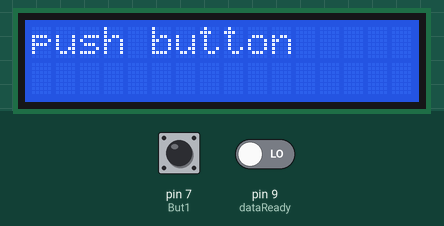
Bench run of a sketch on a simulated Arduino Uno, built with avr-gcc and run on an emulated ATmega328P. Shown: 16×2 character LCD. The test bench sets the inputs (shaded band); at power-on: pin 7 (But1) HIGH, pin 9 (dataReady) LOW.

Above: at 1.5 s.
1.6 s: pin 7 (But1) pulled LOW for 0.15 s
At 1.9 s:
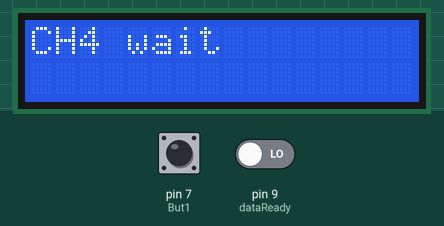
3.2 s: pin 9 (dataReady) driven HIGH
6.2 s: pin 9 (dataReady) driven LOW
7.7 s: pin 9 (dataReady) driven HIGH
At 11.4 s:
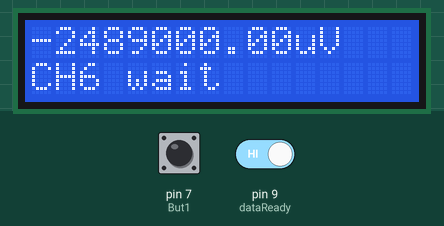
Timing chart, 0 to 11.7 s (numbered marks = the images above; inputs shaded):
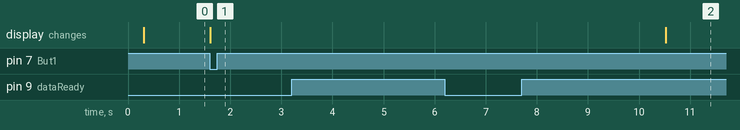

Measured:
- after the input at 1.6 s, the display: changes at once (image 1)
- after the input at 3.2 s, every drawn part: stays the same
- after the input at 6.2 s, every drawn part: stays the same
- after the input at 7.7 s, the display: changes after 2.8 s (image 2)

The sketch:

AD7714_for_arduino_UNO.ino
```cpp
/* Hardware Connections AD7714<--> Arduino UNO , AD780
AD7714 PIN1 (SCLK) <----> Arduino UNO 13(D13)
AD7714 PIN2 (MCLK_IN) <---
                         |
                        1MHz
                         |
AD7714 PIN3 (MCLK_OUT) <--
AD7714 PIN4 (POL) <----> 3.3V
AD7714 PIN5 (SYNC) <----> 3.3V
AD7714 PIN6 (RESET) <----> Arduino UNO Digital 8(D8)
AD7714 PIN7 (AIN1) <----> (Thermo couple)
AD7714 PIN8 (AIN2) <----> (Thermo couple)
AD7714 PIN9 (AIN3) <----> (Thermo couple)
AD7714 PIN10 (AIN4) <----> (Thermo couple)
AD7714 PIN11 (STANDBY) <-----> 3.3V
                          |
AD7714 PIN12 (AVDD) <-----|
                          |
                         0.1uF
                          |
                         GND
AD7714 PIN13 (BUFFER) <----> AD7714 PIN14 (REFIN(-)) <----> GND
                        |        |
                      0.1uF    10uF
                        |        |
AD7714 PIN15 (REFIN(+)) <-----------------> AD780 PIN6 (VOUT)
AD7714 PIN16 (AIN5) <----> (Thermo couple)
AD7714 PIN17 (AIN6) <----> (Thermo couple)
AD7714 PIN18 (AGND) <----> GND
AD7714 PIN19 (CS) <----> Arduino UNO Digital 10(D10)
AD7714 PIN20 (DRDY) <----> Arduino UNO Digital 9(D9)
AD7714 PIN21 (DOUT) <----> Arduino UNO Digital 12(D12)
AD7714 PIN22 (DIN) <----> Arduino UNO Digital 11(D11)
AD7714 PIN23 (DVDD) <----> 3.3V
                      |
                     0.1uF
                      |
AD7714 PIN24 (DGND) <----> GND

Arduino Digital 7 <-----> SW
Arduino Digital 8 <-----> AD7714 PIN 6 (RESET)
Arduino Digital 9 <-----> AD7714 PIN 20 (DRDY) : logic input of the AD7714
Arduino Digital 10 <-----> AD7714 PIN 19 (CS) : chip select SPI
Arduino Digital 11 <-----> AD7714 PIN 22 (DIN) : serial data input, MOSI SPI Arduino
Arduino Digital 12 <-----> AD7714 PIN 21 (DOUT) : serial data output, MISO SPI Arduino
Arduino Digital 13 <-----> AD7714 PIN 1 (SCLK) : external clock SPI Arduino
Arduino Digital SDA <-----> 1602 I2C PIN 3 (SDA)
Arduino Digital SCL <-----> 1602 I2C PIN 4 (SCL)
3.3V <-----> AD7714,74HC14,ADM3202
5V <-----> AD780, 1602 I2C
*/


#include <SPI.h>
#include "AD7714_arduinoUNO.h"
#include <LiquidCrystal_I2C.h>
LiquidCrystal_I2C lcd(0x27,16,2); // set the LCD address to 0x27 for a 16 chars and 2 line display

// define channels AD7714
#define CH0 0x00 // Pseudo Differential AIN1 - AIN6
#define CH1 0x01 // Pseudo Differential AIN2 - AIN6
#define CH2 0x02 // Pseudo Differential AIN3 - AIN6
#define CH3 0x03 // Pseudo Differential AIN4 - AIN6
#define CH4 0x04 // Fully Differential AIN1 - AIN2
#define CH5 0x05 // Fully Differential AIN3 - AIN4
#define CH6 0x06 // Fully Differential AIN5 - AIN6
#define CH7 0x07 // Test Mode AIN6 - AIN6

#define CRr 0x08 //Controll Register read mode mask

// Gain
byte Gain1=0; // Data Register
/* 0 -> x1
   1 -> x2
   2 -> x4
   3 -> x8
   4 -> x16
   5 -> x32
   6 -> x64
   7 -> x128
 */

//bipolar or unipolar  FHreg: B/U W/L BST ZERO    FS11 FS10 FS9 FS8
byte Bip=0x20;
byte Unip=0xa0;
byte ADpolar=0;

// constants and variables:
const int dataReady = 9; //pin number as DRDY
//const int DataRead = 7; //pin number as a hard switch for the data read
const int CS = 10;  //pin number as Chip select
const int RESET = 8;  //pin number Reset
const int But1 = 7;  //pin number for the button1

byte ain;  //input pin
/* CH0-CH7 as follows
 CH0 Pseudo Differential AIN1 - AIN6
 CH1 Pseudo Differential AIN2 - AIN6
 CH2 Pseudo Differential AIN3 - AIN6
 CH3 Pseudo Differential AIN4 - AIN6
 CH4 Fully Differential AIN1 - AIN2
 CH5 Fully Differential AIN3 - AIN4
 CH6 Fully Differential AIN5 - AIN6
 CH7 Test Mode AIN6 - AIN6
*/

bool bits24 = false; // is dataregister configured for 24bits?

byte FHhi;  // high bits of the filter High register

//12bit filter value
int filt;
byte filtFH=0;
byte filtFL=0;

// voltage value
float BaseV=0.0;
float RefV=0.0;  //Reference Voltage
unsigned long DatV=0;
float ResultV=0.0;

AD7714_UNO AD7714;

void setup() {
//program parameter
  ADpolar=Bip;  //bipolar mode(Bip) or unipolar mode(Unip)
  RefV=2.489;  //Reference Voltage 2.489
//  RefV=1.2;  //Reference Voltage
  bits24 = 1; //1(24bit) or 0(16bit) (AD rate)
  filt=1953;
//  filt=781;
//  filt=312;
  /* 19~4000 value of the filter (input to FS11~FS0 bit of the filter high/low registar)
  Filter First Notch =(Fclkin/128)/code   :Fclkin=1MHz
  filt(code)=1953 -> FFN=4Hz
  filt(code)=781 -> FFN=10Hz
  filt(code)=312 -> FFN=25Hz
  */

  if(bits24){
    BaseV=RefV*1000000/16777215; // to makes the calculation simple
    FHhi=ADpolar|0x40;
  } else {
    BaseV=RefV*1000000/65535; // to makes the calculation simple
    FHhi=ADpolar;
  }

  // -------- LCD initialization
  lcd.init(); // initialize the lcd
  lcd.init();
  lcd.backlight();
  lcd.begin(16, 2);
  lcd.clear();
  lcd.setCursor(0, 1);

  // -------- SPI initialization
  pinMode(CS, OUTPUT);  // Set the SS pin as an output
  digitalWrite(CS, HIGH);  // Set the SS pin HIGH
  SPI.begin();  // Begin SPI hardware
  SPI.setBitOrder(MSBFIRST);
  SPI.setClockDivider(210);  // Slow down SPI clock
  SPI.setDataMode(SPI_MODE3);

  // initalize the  data ready and chip select pins:
  pinMode(dataReady, INPUT);
  pinMode(RESET, OUTPUT);
  pinMode(But1, INPUT_PULLUP);

  // calculate the filter value
  for(byte i=0;i<4;i++){
    if((filt>>(11-i)&1)==1){
      filtFH=filtFH|(B00000001<<(3-i));
    }
  }
  for(byte i=0;i<8;i++){
    if((filt>>(7-i)&1)==1){
      filtFL=filtFL|(B00000001<<(7-i));
    }
  }
  AD7714.ResetRoutine();
  lcd.setCursor(0,0);
  lcd.print("push button");
}


float Avarage(){
  byte CollectNo=10;  //sample number
  byte TryNo=CollectNo*3;  //try number is sample number * 3
  unsigned long PrimNo[TryNo+1];
  PrimNo[0]=0;
  unsigned long tempPN; //temporary place to sort
  float result=0.0;
// get AD results and sort
  for(byte i=0;i<TryNo;i++){
    delay(200);
    //sort
    PrimNo[i]=AD7714.readADresult(ain, bits24);
    for(byte j=0;j<i;j++){
      if(PrimNo[i-j]>PrimNo[i-j-1]){
        tempPN=PrimNo[i-j-1];
        PrimNo[i-j-1]=PrimNo[i-j];
        PrimNo[i-j]=tempPN;
      }
    }
  }
  for(byte k=CollectNo;k<(TryNo-CollectNo);k++){
    result=result+PrimNo[k+1];
  }
  result=result/(TryNo-CollectNo*2);

  if(ADpolar==Bip){
    result=BaseV*2*result;
    result=result-RefV*1000000;
  } else {
    result=BaseV*result;
  }
  return result;
}

void loop() {
  if(!digitalRead(But1)){
    lcd.clear();
    lcd.setCursor(0,0);
    lcd.print("CH4 wait");
    lcd.setCursor(0,0);
    ain = CH4;
    AD7714.InitRoutine(FHhi, filtFH, filtFL, ain);
    lcd.print(Avarage());
    lcd.print("uV");
    lcd.setCursor(0,1);
    lcd.print("CH6 wait");
    lcd.setCursor(0,1);
    ain = CH6;
    AD7714.InitRoutine(FHhi, filtFH, filtFL, ain);
    lcd.print(Avarage());
    lcd.print("uV");
    lcd.setCursor(10,0);
    lcd.print("push");
    lcd.setCursor(10,1);
    lcd.print("button");
    lcd.setCursor(0,0);
  }
}
//commit test
```

AD7714_arduinoUNO.cpp
```cpp
/* Hardware Connections AD7714<--> Arduino UNO , AD780
AD7714 PIN1 (SCLK) <----> Arduino UNO 13(D13)
AD7714 PIN2 (MCLK_IN) <---
                         |
                        1MHz
                         |
AD7714 PIN3 (MCLK_OUT) <--
AD7714 PIN4 (POL) <----> 3.3V
AD7714 PIN5 (SYNC) <----> 3.3V
AD7714 PIN6 (RESET) <----> Arduino UNO Digital 8(D8)
AD7714 PIN7 (AIN1) <----> (Thermo couple)
AD7714 PIN8 (AIN2) <----> (Thermo couple)
AD7714 PIN9 (AIN3) <----> (Thermo couple)
AD7714 PIN10 (AIN4) <----> (Thermo couple)
AD7714 PIN11 (STANDBY) <-----> 3.3V
                          |
AD7714 PIN12 (AVDD) <-----|
                          |
                         0.1uF
                          |
                         GND
AD7714 PIN13 (BUFFER) <----> AD7714 PIN14 (REFIN(-)) <----> GND
                        |        |
                      0.1uF    10uF
                        |        |
AD7714 PIN15 (REFIN(+)) <-----------------> AD780 PIN6 (VOUT)
AD7714 PIN16 (AIN5) <----> (Thermo couple)
AD7714 PIN17 (AIN6) <----> (Thermo couple)
AD7714 PIN18 (AGND) <----> GND
AD7714 PIN19 (CS) <----> Arduino UNO Digital 10(D10)
AD7714 PIN20 (DRDY) <----> Arduino UNO Digital 9(D9)
AD7714 PIN21 (DOUT) <----> Arduino UNO Digital 12(D12)
AD7714 PIN22 (DIN) <----> Arduino UNO Digital 11(D11)
AD7714 PIN23 (DVDD) <----> 3.3V
                      |
                     0.1uF
                      |
AD7714 PIN24 (DGND) <----> GND

Arduino Digital 7 <-----> SW
Arduino Digital 8 <-----> AD7714 PIN 6 (RESET)
Arduino Digital 9 <-----> AD7714 PIN 20 (DRDY) : logic input of the AD7714
Arduino Digital 10 <-----> AD7714 PIN 19 (CS) : chip select SPI
Arduino Digital 11 <-----> AD7714 PIN 22 (DIN) : serial data input, MOSI SPI Arduino
Arduino Digital 12 <-----> AD7714 PIN 21 (DOUT) : serial data output, MISO SPI Arduino
Arduino Digital 13 <-----> AD7714 PIN 1 (SCLK) : external clock SPI Arduino
Arduino Digital SDA <-----> 1602 I2C PIN 3 (SDA)
Arduino Digital SCL <-----> 1602 I2C PIN 4 (SCL)
3.3V <-----> AD7714,74HC14,ADM3202
5V <-----> AD780, 1602 I2C
*/

#include <Arduino.h>
#include "AD7714_arduinoUNO.h"

// define Registers
#define CoRg 0 // Communication Register
#define MoRg 1 // Mode Register
#define FHRg 2 // Filter High Register
#define FLRg 3 // Filter Low Register
#define DtRg 5 // Data Register
#define ZCRg 6  // Zero-scale Calibration Register
#define FCRg 7  // Full-scale Calibration Register

// define Calibration
#define SlfCali 1 // Self calibration
#define ZeScCali 2 // Zero scale calibration
#define FlScCali 3 // Full scale calibration
#define SOCali 4 // System ofset calibration

// define Gain
#define Gain1 0 // Data Register
/* 0 -> x1
   1 -> x2
   2 -> x4
   3 -> x8
   4 -> x16
   5 -> x32
   6 -> x64
   7 -> x128
 */

const int RESET = 8;  //pin number Reset
const int CS = 10;  //pin number as Chip select
const int dataReady = 9; //pin number as DRDY

AD7714_UNO::ResetRoutine(){
    digitalWrite(RESET, LOW);
    delay(100);
    digitalWrite(RESET, HIGH);
    digitalWrite(CS, LOW);
}

void AD7714_UNO::InitRoutine(byte FHhi,byte filtFH, byte filtFL, byte ain){
  AD7714_UNO::writeByteRegister(FHRg, FHhi|filtFH, ain);  //set the filterHigh registar
  AD7714_UNO::writeByteRegister(FLRg, filtFL, ain);  //set the filterLow registar

  AD7714_UNO::writeByteRegister(MoRg, (SlfCali<<5)|(Gain1<<2), ain);  //Self Calibration
  while(digitalRead(dataReady)); //
}

byte AD7714_UNO::writeByteRegister( byte reg, byte value, byte ain){ // only valid for 8 bit registers 0:Communication reg, 1:Mode reg, 2:Filter high, 3:Filter low, 4:Test reg
  byte result = 0;
  if (reg<5) { // byte registers
    byte cmd = 0; // a place to build the correct comm reg value.
    cmd = (reg<< 4); // set the correct RS2..RS0 bits of COMM register. Shift 4-7bit to 0-3bit.
    if(reg==0) { // update global ain Value
      ain = value &7;  //mask for the channel select(CH0-CH8..refer to top of this code)
    }
    cmd = cmd | ain; // keep the analog mux what it was previously configured as.
    byte stat = SPI.transfer(cmd); // actually send the cmd and read the current status
    if(reg!=0){ // actually send the value to reg
      byte unk = SPI.transfer(value);
    }
    result = stat; // return value received, drdy is bit 7.
  }
  return result;
}

unsigned long AD7714_UNO::readADresult(byte ain, bool bits24){
  unsigned long result = AD7714_UNO::readbigRegister( DtRg, ain, bits24);
  return result;
}

unsigned long AD7714_UNO::readbigRegister( byte reg, byte ain, bool bits24){ // only valid for 16,24 bit registers 5..7
  unsigned long result = 0;
  if ((reg>4)&&(reg<8)) { // big registers
    byte cmd = 0; // The place to build the correct comm reg value.
    cmd = (reg<< 4); // set the correct RS2..RS0 bits of COMM register
    cmd = cmd | ain; // keep the analog mux what it was previously configured as.
    cmd = cmd | 0x08; // read mode
    byte stat = SPI.transfer(cmd); // actually send the cmd and read the current status
    while(!digitalRead(dataReady));
    byte b = SPI.transfer(0); // send out placeholder get back byte
    result = b;
    b = SPI.transfer(0); // send out placeholder get back bigger byte
    result = (result << 8)+b; // build up 16 bit value from bytes
    if(bits24||(reg>5)){ //do a 24bit transfer
      b = SPI.transfer(0); // send out placeholder get back bigger byte
      result = (result << 8)+ b; // build up 24 bit value from bytes.
    }
  }
  return result;
}
```

AD7714_arduinoUNO.h
```cpp
#ifndef _AD7714_arduinoUNO_h
#define _AD7714_arduinoUNO_h
#include <SPI.h>


class AD7714_UNO{
  public:
    ResetRoutine();
    byte writeByteRegister(byte reg, byte value, byte ain);
    unsigned long readbigRegister( byte reg, byte ain, bool bits24);
    void InitRoutine(byte FHhi, byte filtFH, byte filtFL, byte ain);
    unsigned long readADresult(byte ain, bool bits24);
};

#endif
```
